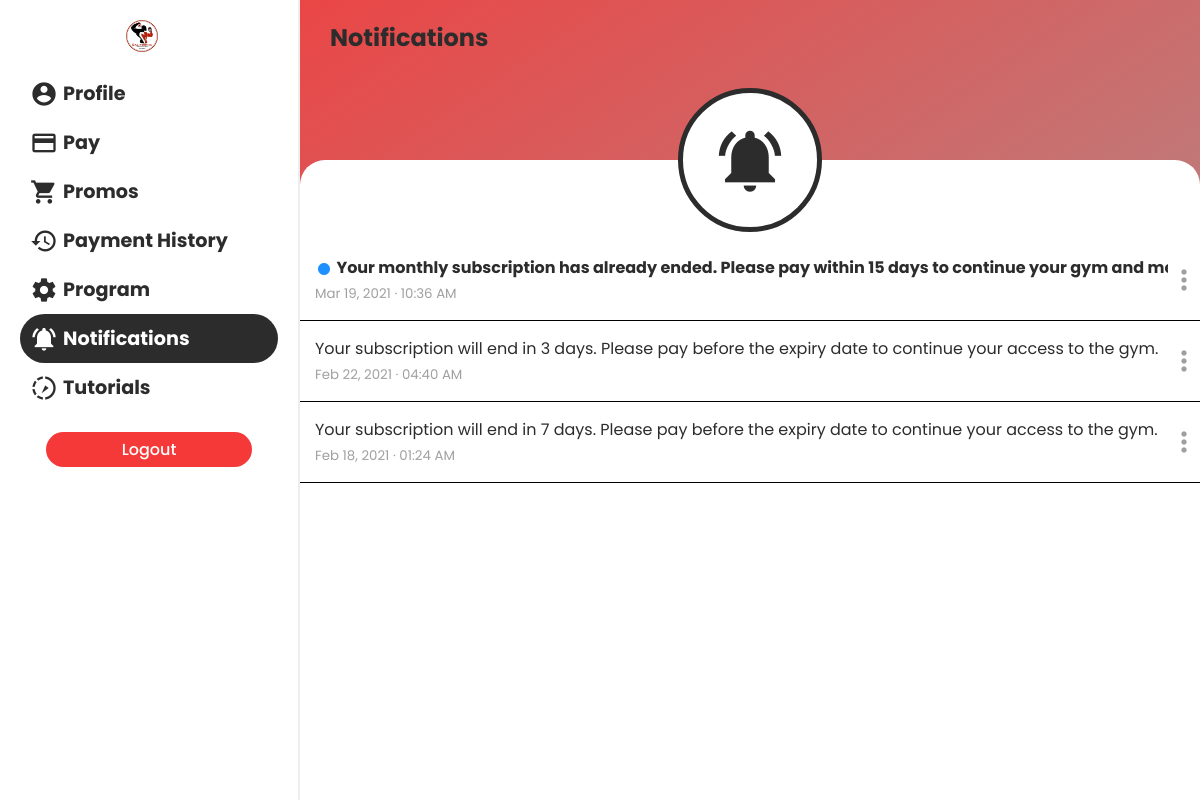
/mobile/pages/notifications.php (signed in), run on the app's committed database.
### tables this page shows
CREATE TABLE `member_notifs` (
  `id` int(11) NOT NULL,
  `member_id` int(11) NOT NULL,
  `notif_id` int(11) NOT NULL,
  `status` enum('Unread','Read','Deleted') NOT NULL,
  `datetime_sent` timestamp NULL DEFAULT NULL,
  `date_read` timestamp NULL DEFAULT NULL
);

CREATE TABLE `notifications` (
  `notif_id` int(11) NOT NULL,
  `notif_message` varchar(9999) NOT NULL
);

### mobile/pages/notifications.php (the view, shortened to what this page needs)
<?php
require "./../functions/connect.php";
?>
<!DOCTYPE html>
<html lang="en">
<head>
  <link rel="stylesheet" href="./../css/default.css">
  <link rel="stylesheet" href="./../css/mediaquery.css">
</head>
<body>
  <div class="sidebar" id="sidebar">
    <div>
      <img src="./../../logo.png" style="width: 32px; height: 32px; margin-left: 70px" alt="">
    </div>    <div class="items">
      <a href="./profile.php">
        <span>
          <i class="material-icons">account_circle</i>
          <h2>Profile</h2>
        </span>
      </a>
      <a href="./pay.php">
        <span>
          <i class="material-icons">payment</i>
          <h2>Pay</h2>
        </span>
      </a>
      <a href="./promos.php">
        <span>
          <i class="material-icons">shopping_cart</i>
          <h2>Promos</h2>
        </span>
      </a>
      <a href="./payment_history.php">
        <span>
          <i class="material-icons">history</i>
          <h2>Payment History</h2>
        </span>
      </a>
      <a href="./program.php">
        <span>
          <i class="material-icons">settings</i>
          <h2>Program</h2>
        </span>
      </a>
      <a href="#" class="active">
        <span>
          <i class="material-icons">notifications_active</i>
          <h2>Notifications</h2>
        </span>
      </a>
      <a href="./tutorial.php">
        <span>
          <i class="material-icons">slow_motion_video</i>
          <h2>Tutorials</h2>
        </span>
      </a>
    </div>
    <div class="logout">
      <button class="btn btn-red" style="width: 80%" id="logout-btn">Logout</button>
    </div>
  </div>
  <main>
    <div class="menu">
      <h2>Notifications</h2>
    </div>
    <div class="icon-div">
      <div class="icon-cont">
        <i class="material-icons">notifications_active</i>
      </div>
    </div>
    <div class="main-cont">
      <div class="notif-content" id="notif-content">
        <?php
        $sql = "SELECT mn.*, n.notif_message FROM member_notifs AS mn
                INNER JOIN notifications AS n ON mn.notif_id = n.notif_id
                WHERE member_id = '".$_SESSION["member_id"]."'
                AND NOT status = 'Deleted'
                ORDER BY datetime_sent DESC";
        $res = mysqli_query($con, $sql);
        if(mysqli_num_rows($res) > 0) {
          while($row = mysqli_fetch_assoc($res)) {
            if($row["status"] == "Unread") {
        ?>
        <div class="list-tile" id='<?= $row["id"] ?>'>
          <div class="left">
            <h4 id="message-<?= $row["id"] ?>" class="notif-message fw-700">
              <i id="unread-<?= $row["id"] ?>" class="material-icons" style="color: dodgerblue; font-size: 18px; vertical-align: middle;">fiber_manual_record</i>
              <?= $row["notif_message"] ?>
            </h4>
            <small class="text-disabled"><?= date("M d, Y &#183; h:i A", strtotime($row["datetime_sent"])) ?></small>
            <div class="mask" id="<?= $row["id"] ?>"></div>
          </div>
          <div class="right">
            <i class="material-icons text-disabled notif-more" data-id="<?= $row["id"] ?>" style="font-size: 32px">more_vert</i>
          </div>
        </div>
        <?php
            } else {
        ?>
        <div class="list-tile" id='<?= $row["id"] ?>'>
          <div class="left">
            <h4 class="notif-message fw-400">
              <?= $row["notif_message"] ?>
            </h4>
            <small class="text-disabled"><?= date("M d, Y &#183; h:i A", strtotime($row["datetime_sent"])) ?></small>
            <div class="mask" id="<?= $row["id"] ?>"></div>
          </div>
          <div class="right">
            <i class="material-icons text-disabled notif-more" data-id="<?= $row["id"] ?>" style="font-size: 32px">more_vert</i>
          </div>
        </div>
        <?php
            }
          }
        }
        ?>
      </div>
    </div>
  </main>
</body>
</html>

### mobile/css/default.css (style rules this page uses)
html, body { margin: 0; font-family: 'Poppins', sans-serif; background: #bdc3c7; background: -webkit-gradient(linear, left top, right bottom, from(#f53939), to(#a0a0a0)); background: linear-gradient(to bottom right, #f53939, #a0a0a0); color: #2c2c2c; }
main { -webkit-transition: .3s; transition: .3s; margin-left: 300px; }
a { text-decoration: none; color: #2c2c2c; font-weight: 400; -webkit-transition: .3s; transition: .3s; }
p, h1, h2, h3, h4, h5, h6 { margin: 0 !important; }
.text-disabled { color: #A0A0A0 !important; }
.fw-400 { font-weight: 400; }
.fw-700 { font-weight: 700; }
.btn { margin: 20px 0 20px 0; padding-top: 5px; padding-bottom: 5px; padding-left: 15px; padding-right: 15px; font-family: "Poppins", sans-serif; border: 0; border-radius: 50px; background: #2c2c2c; color: white; font-size: 1rem; -webkit-transition: .3s; transition: .3s; font-weight: 500; }
.btn.btn-red { background: #f53939; }
.sidebar { -webkit-transition: .3s; transition: .3s; width: 300px; background: white; height: 100vh; padding: 20px; -webkit-box-shadow: 1px 0 20px 0px #2c2c2c; box-shadow: 1px 0 20px 0px #2c2c2c; position: fixed; z-index: 20; }
.sidebar .items { margin-top: 10px; display: -webkit-box; display: -ms-flexbox; display: flex; -webkit-box-orient: vertical; -webkit-box-direction: normal; -ms-flex-direction: column; flex-direction: column; }
.sidebar .items a, .sidebar .items a:hover, .sidebar .items a:active, .sidebar .items a:visited, .sidebar .items a:focus { text-decoration: none; }
.sidebar .items span { padding: 10px; display: -webkit-box; display: -ms-flexbox; display: flex; -webkit-box-align: center; -ms-flex-align: center; align-items: center; }
.sidebar .items span i { font-size: 28px; padding-right: 5px; }
.sidebar .items span h2 { font-size: 1.2rem; }
.sidebar .items .active { background: #2c2c2c; border-radius: 25px; color: white; }
.sidebar .logout { display: -webkit-box; display: -ms-flexbox; display: flex; -webkit-box-pack: center; -ms-flex-pack: center; justify-content: center; }
*, *:before, *:after { -webkit-box-sizing: border-box; box-sizing: border-box; }
body, html { height: 100%; -webkit-tap-highlight-color: rgba(0, 0, 0, 0); -webkit-tap-highlight-color: transparent; }
main { overflow-x: hidden; height: 100vh; position: relative; }
main .menu { padding-top: 20px; padding-left: 20px; display: -webkit-box; display: -ms-flexbox; display: flex; -webkit-box-align: center; -ms-flex-align: center; align-items: center; z-index: 3; }
main .menu h2 { padding-left: 10px; }
main .icon-div { width: 100%; display: -webkit-box; display: -ms-flexbox; display: flex; -webkit-box-pack: center; -ms-flex-pack: center; justify-content: center; -webkit-box-align: center; -ms-flex-align: center; align-items: center; position: absolute; top: 11vh; z-index: 2; }
main .icon-div .icon-cont { height: 18vh; width: 18vh; background: white; border-radius: 100%; border: 5px solid #2c2c2c; display: -webkit-box; display: -ms-flexbox; display: flex; -webkit-box-pack: center; -ms-flex-pack: center; justify-content: center; -webkit-box-align: center; -ms-flex-align: center; align-items: center; }
main .icon-div .icon-cont i { font-size: 75px; }
main .main-cont { padding-bottom: 0 !important; padding-top: 0 !important; padding: 30px; background: white; background-attachment: fixed; position: absolute; width: 100%; min-height: 80vh; top: 20vh; border-radius: 25px 25px 0 0; }

### mobile/pages/notifications.php (style rules this page uses)
.main-cont { padding: 0 !important; }
.notif-content { margin-top: 10vh; width: 100% !important; min-height: 60vh; border-bottom: none !important; }
.list-tile { display: flex; justify-content: space-between; border-bottom: 1px solid black; }
.left { padding: 15px; white-space: nowrap; text-overflow: ellipsis !important; overflow: hidden; position: relative; }
.mask { position: absolute; top: 0; width: 100%; height: 100%; }
.right { display: flex; justify-content: center; align-items: center; }
.right i { position: relative; }

### data on the page
member_notifs: notif.notif_message "Your monthly subscription has already ended. Please pay within 15 days to continue your gym an…", datetime_sent "Mar 19, 2021 · 10:36 AM"
member_notifs: notif.notif_message "Your subscription will end in 3 days. Please pay before the expiry date to continue your access to the gy…", datetime_sent "Feb 22, 2021 · 04:40 AM"
member_notifs: notif.notif_message "Your subscription will end in 7 days. Please pay before the expiry date to continue your access to the gy…", datetime_sent "Feb 18, 2021 · 01:24 AM"
